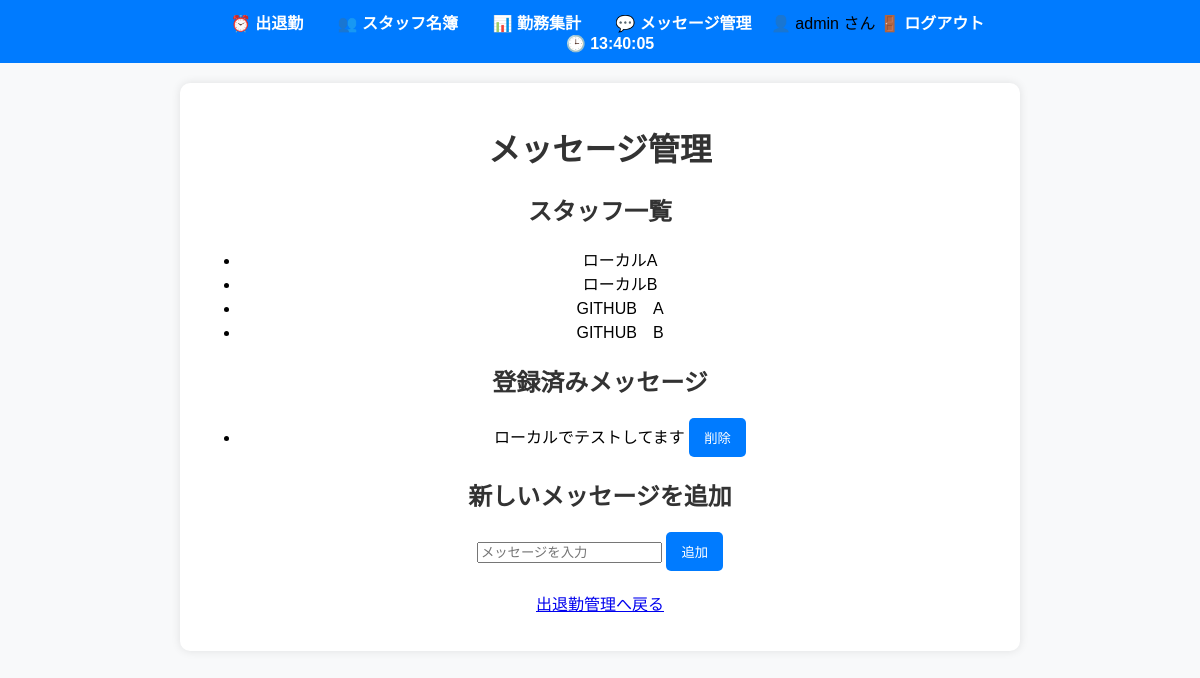
Screenshot of /messages (signed in) with the database file from the repository.
### models.py (models this page shows)
class User(UserMixin, db.Model):
    id = db.Column(db.Integer, primary_key=True)
    username = db.Column(db.String(100), unique=True, nullable=False)
    password = db.Column(db.String(100), nullable=False)  # 本番ではハッシュ化推奨

class Staff(db.Model):
    id = db.Column(db.Integer, primary_key=True)
    name = db.Column(db.String(100), nullable=False)

class Message(db.Model):
    id = db.Column(db.Integer, primary_key=True)
    message_text = db.Column(db.String(255), nullable=False)

### routes.py (the view)
@app.route('/messages')
def message_list():
    messages = Message.query.all()  # メッセージ一覧を取得
    staff_list = Staff.query.all()  # ✅ スタッフ一覧を取得して `messages.html` に渡す
    return render_template('messages.html', messages=messages, staff_list=staff_list)

### routes.py (called while the page is built)
@login_manager.user_loader
def load_user(user_id):
    return User.query.get(int(user_id))

### templates/messages.html (shortened to what this page needs)
{% extends "base.html" %}
{% block content %}
<h1>メッセージ管理</h1>
<h2>スタッフ一覧</h2>
<ul>
    {% for person in staff_list %}
        <li>{{ person.name }}</li>
    {% endfor %}
</ul>
<h2>登録済みメッセージ</h2>
<ul>
    {% for message in messages %}
        <li>
            {{ message.message_text }}
            <form action="{{ url_for('delete_message', message_id=message.id) }}" method="POST" style="display:inline;">
                <button type="submit">削除</button>
            </form>
        </li>
    {% endfor %}
</ul>
<h2>新しいメッセージを追加</h2>
<form action="{{ url_for('add_message') }}" method="POST">
    <input type="text" name="message_text" placeholder="メッセージを入力" required>
    <button type="submit">追加</button>
</form>
<p><a href="{{ url_for('attendance') }}">出退勤管理へ戻る</a></p>
{% endblock %}

### templates/base.html (shortened to what this page needs)
<!DOCTYPE html>
<html lang="ja">
<head>
    <link rel="stylesheet" href="{{ url_for('static', filename='style.css') }}">
</head>
<body>
    <nav class="navbar">
        <ul>
            <li><a href="{{ url_for('attendance') }}">⏰ 出退勤</a></li>
            <li><a href="{{ url_for('staff_list') }}">👥 スタッフ名簿</a></li>
            <li><a href="{{ url_for('work_summary') }}">📊 勤務集計</a></li>
            <li><a href="{{ url_for('message_list') }}">💬 メッセージ管理</a></li>
            {% if current_user.is_authenticated %}
        <span>👤 {{ current_user.username }} さん</span>
        <a href="{{ url_for('logout') }}">🚪 ログアウト</a>
    {% else %}
        <a href="{{ url_for('login') }}">🔑 ログイン</a>
    {% endif %}
        </ul>
        <span id="current-time"></span>
    </nav>
    <div class="content">
        {% block content %}{% endblock %}
    </div>
</body>
</html>

### static/style.css (style rules this page uses)
.navbar { background-color: #007bff; padding: 10px 0; text-align: center; }
.navbar ul { list-style: none; padding: 0; margin: 0; }
.navbar li { display: inline; margin: 0 15px; }
.navbar a { text-decoration: none; color: white; font-size: 16px; font-weight: bold; }
#current-time { font-size: 16px; color: white; margin-left: 20px; font-weight: bold; }
body { font-family: Arial, sans-serif; margin: 0; padding: 0; background-color: #f8f9fa; text-align: center; }
.content { max-width: 800px; margin: 20px auto; background: white; padding: 20px; border-radius: 10px; box-shadow: 0 0 10px rgba(0, 0, 0, 0.1); }
h1, h2 { color: #333; }
form { margin: 20px 0; }
button { background-color: #007bff; color: white; border: none; padding: 10px 15px; cursor: pointer; border-radius: 5px; }

### rows the page displays
User: username "admin"
Staff: name "ローカルA"
Staff: name "ローカルB"
Staff: name "GITHUB A"
Staff: name "GITHUB B"
Message: message_text "ローカルでテストしてます"
